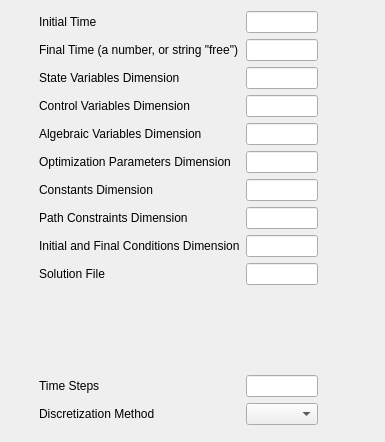
          <widget class="QWidget" name="definition_tab1">
           <property name="geometry">
            <rect>
             <x>0</x>
             <y>0</y>
             <width>385</width>
             <height>442</height>
            </rect>
           </property>
           <attribute name="label">
            <string>Parameters and Dimensions</string>
           </attribute>
           <layout class="QHBoxLayout" name="horizontalLayout">
            <item>
             <spacer name="horizontalSpacer">
              <property name="orientation">
               <enum>Qt::Horizontal</enum>
              </property>
              <property name="sizeHint" stdset="0">
               <size>
                <width>142</width>
                <height>20</height>
               </size>
              </property>
             </spacer>
            </item>
            <item>
             <layout class="QFormLayout" name="formLayout">
              <property name="fieldGrowthPolicy">
               <enum>QFormLayout::AllNonFixedFieldsGrow</enum>
              </property>
              <item row="0" column="0">
               <widget class="QLabel" name="initialTimeLabel">
                <property name="text">
                 <string>Initial Time</string>
                </property>
               </widget>
              </item>
              <item row="0" column="1">
               <widget class="QLineEdit" name="initialTimeLineEdit"/>
              </item>
              <item row="1" column="0">
               <widget class="QLabel" name="finalTimeLabel">
                <property name="text">
                 <string>Final Time (a number, or string &quot;free&quot;)</string>
                </property>
               </widget>
              </item>
              <item row="1" column="1">
               <widget class="QLineEdit" name="finalTimeLineEdit"/>
              </item>
              <item row="2" column="0">
               <widget class="QLabel" name="stateDimensionLabel">
                <property name="text">
                 <string>State Variables Dimension</string>
                </property>
               </widget>
              </item>
              <item row="2" column="1">
               <widget class="QLineEdit" name="stateDimensionLineEdit"/>
              </item>
              <item row="3" column="0">
               <widget class="QLabel" name="controlDimensionLabel">
                <property name="text">
                 <string>Control Variables Dimension</string>
                </property>
               </widget>
              </item>
              <item row="3" column="1">
               <widget class="QLineEdit" name="controlDimensionLineEdit"/>
              </item>
              <item row="4" column="0">
               <widget class="QLabel" name="algebraicVariablesDimensionLabel">
                <property name="text">
                 <string>Algebraic Variables Dimension</string>
                </property>
               </widget>
              </item>
              <item row="4" column="1">
               <widget class="QLineEdit" name="algebraicVariablesDimensionLineEdit"/>
              </item>
              <item row="5" column="0">
               <widget class="QLabel" name="optimizationVariablesDimensionLabel">
                <property name="text">
                 <string>Optimization Parameters Dimension</string>
                </property>
               </widget>
              </item>
              <item row="5" column="1">
               <widget class="QLineEdit" name="optimizationParametersDimensionLineEdit"/>
              </item>
              <item row="6" column="0">
               <widget class="QLabel" name="constantsDimensionLabel">
                <property name="text">
                 <string>Constants Dimension</string>
                </property>
               </widget>
              </item>
              <item row="6" column="1">
               <widget class="QLineEdit" name="constantsDimensionLineEdit"/>
              </item>
              <item row="7" column="0">
               <widget class="QLabel" name="pathConstraintsDimensionLabel">
                <property name="text">
                 <string>Path Constraints Dimension</string>
                </property>
               </widget>
              </item>
              <item row="7" column="1">
               <widget class="QLineEdit" name="pathConstraintsDimensionLineEdit"/>
              </item>
              <item row="8" column="0">
               <widget class="QLabel" name="initialFinalConditionsDimensionLabel">
                <property name="text">
                 <string>Initial and Final Conditions Dimension</string>
                </property>
                <property name="buddy">
                 <cstring>initialFinalConditionsDimensionLineEdit</cstring>
                </property>
               </widget>
              </item>
              <item row="8" column="1">
               <widget class="QLineEdit" name="initialFinalConditionsDimensionLineEdit"/>
              </item>
              <item row="9" column="0">
               <widget class="QLabel" name="solutionFileLabel">
                <property name="text">
                 <string>Solution File</string>
                </property>
               </widget>
              </item>
              <item row="9" column="1">
               <widget class="QLineEdit" name="solutionFileLineEdit"/>
              </item>
              <item row="12" column="0" colspan="2">
               <spacer name="verticalSpacer_2">
                <property name="orientation">
                 <enum>Qt::Vertical</enum>
                </property>
                <property name="sizeHint" stdset="0">
                 <size>
                  <width>20</width>
                  <height>40</height>
                 </size>
                </property>
               </spacer>
              </item>
              <item row="16" column="0">
               <layout class="QVBoxLayout" name="verticalLayout_10"/>
              </item>
              <item row="14" column="0">
               <widget class="QLabel" name="label">
                <property name="text">
                 <string>Time Steps</string>
                </property>
               </widget>
              </item>
              <item row="14" column="1">
               <widget class="QLineEdit" name="timesteps_edit"/>
              </item>
              <item row="15" column="0">
               <widget class="QLabel" name="label_10">
                <property name="text">
                 <string>Discretization Method</string>
                </property>
               </widget>
              </item>
              <item row="15" column="1">
               <widget class="QComboBox" name="discretizationmethod_combo"/>
              </item>
             </layout>
            </item>
            <item>
             <spacer name="horizontalSpacer_4">
              <property name="orientation">
               <enum>Qt::Horizontal</enum>
              </property>
              <property name="sizeHint" stdset="0">
               <size>
                <width>142</width>
                <height>20</height>
               </size>
              </property>
             </spacer>
            </item>
            <item>
             <spacer name="horizontalSpacer_3">
              <property name="orientation">
               <enum>Qt::Horizontal</enum>
              </property>
              <property name="sizeHint" stdset="0">
               <size>
                <width>142</width>
                <height>20</height>
               </size>
              </property>
             </spacer>
            </item>
           </layout>
          </widget>
